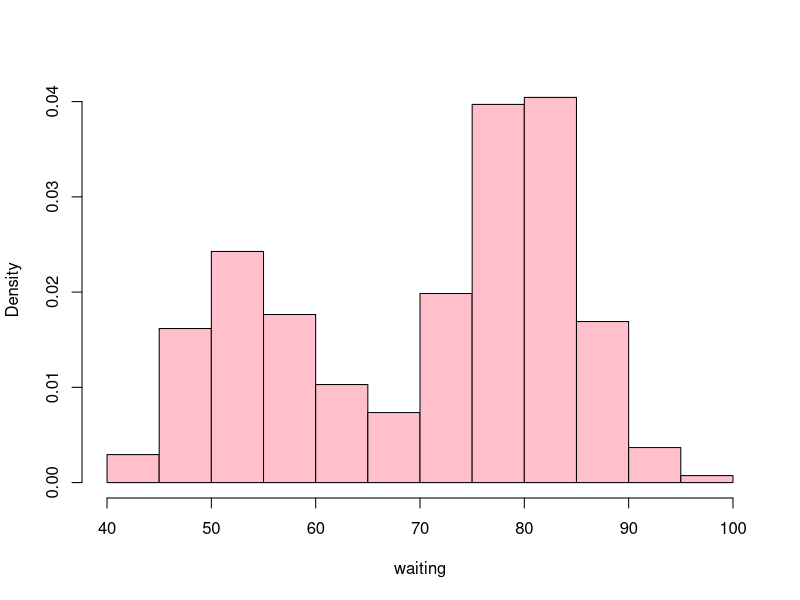
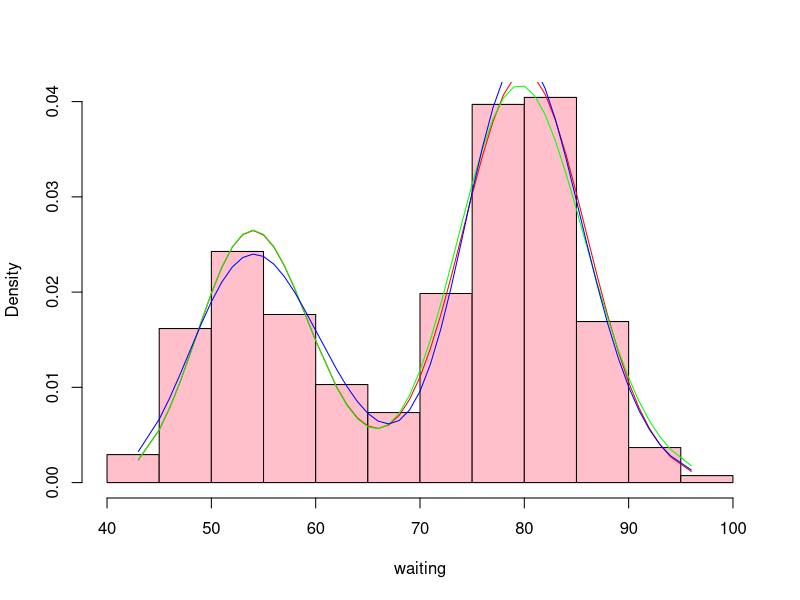

These charts were generated, in order, by the following R code:
## ---- chunk 1
attach(faithful)
hist(faithful$waiting,xlab = 'waiting',probability = T,col='pink',main='')
## ---- chunk 2
library(tidyverse)
library(scales)
x <- sort(waiting)
## ---- chunk 3
##model1
p = length(x[x<65])/length(x)
m1 = mean(x[x<65])
var1 = var(x[x<65])
m2 = mean(x[x>=65])
sd2 = sd(x[x>=65])
theta_initial = c(p, m1^2/var1, var1/m1, m2, sd2)
negativeLogLikelihood <- function(theta, x){
  p = theta[1]
  alpha1 = theta[2]
  sigma1 = theta[3]
  meu = theta[4]
  sigma2 = theta[5]
  l = sum(log(p*dgamma(x, shape = alpha1, scale = sigma1) + (1-p)*dnorm(x, mean = meu, sd = sigma2)))
  return(-l)
}
fit = optim(theta_initial, negativeLogLikelihood, x=x, lower = c(0,0,0,-Inf, 0), upper = c(1, Inf, Inf, Inf, Inf), method = "L-BFGS-B")
theta_hat1 = fit$par
theta_hat1

p = theta_hat1[1]
alpha1 = theta_hat1[2]
sigma1 = theta_hat1[3]
meu = theta_hat1[4]
sigma2 = theta_hat1[5]

model1 = p*dgamma(x, shape = alpha1, scale = sigma1) + (1-p)*dnorm(x, mean = meu, sd = sigma2)
aic1 = 2*5 + negativeLogLikelihood(theta_hat1, x)
sprintf("AIC for model 1: %f",aic1)
## ---- chunk 4
##model 2
p = length(x[x<65])/length(x)
m1 = mean(x[x<65])
var1 = var(x[x<65])
m2 = mean(x[x>=65])
var2 = var(x[x>=65])
theta_initial = c(p, m1^2/var1, var1/m1, m2^2/var2, var2/m2)
negativeLogLikelihood2 <- function(theta, x){
  p = theta[1]
  alpha1 = theta[2]
  sigma1 = theta[3]
  alpha2 = theta[4]
  sigma2 = theta[5]
  l = sum(log(p*dgamma(x, shape = alpha1, scale = sigma1) + (1-p)*dgamma(x, shape = alpha2, scale = sigma2)))
  return(-l)
}
fit = optim(theta_initial, negativeLogLikelihood2, x=x, lower = c(0,0,0,0,0), upper = c(1, Inf, Inf, Inf, Inf), method = "L-BFGS-B")
theta_hat2 = fit$par
theta_hat2

p = theta_hat2[1]
alpha1 = theta_hat2[2]
sigma1 = theta_hat2[3]
alpha2 = theta_hat2[4]
sigma2 = theta_hat2[5]

model2 = p*dgamma(x, shape = alpha1, scale = sigma1) + (1-p)*dgamma(x, shape = alpha2, scale = sigma2)
aic2 = 2*5 + negativeLogLikelihood2(theta_hat2, x)
sprintf("AIC for model 2: %f",aic2)
## ---- chunk 5
p = length(x[x<65])/length(x)
m1 <- mean(x[x<65])
v1 <- var(x[x<65])
sigma1 <- log((v1/m1^2) + 1)
meu1 <- log(m1) - sigma1/2
m2 <- mean(x[x>=65])
v2 <- var(x[x>=65])
sigma2 <- log((v2/m2^2) + 1)
meu2 <- log(m2) - sigma2/2
theta_initial = c(p, meu1, sqrt(sigma1), meu2, sqrt(sigma2))
negativeLogLikelihood3 <- function(theta, x){
  p = theta[1]
  meu1 = theta[2]
  sigma1 = theta[3]
  meu2 = theta[4]
  sigma2 = theta[5]
  l = sum(log(p*dlnorm(x, meanlog = meu1, sdlog = sigma1) + (1-p)*dlnorm(x, meanlog = meu2, sdlog = sigma2)))
  return(-l)
}
fit = optim(theta_initial, negativeLogLikelihood3, x=x, lower = c(0,-Inf,0,-Inf,0), upper = c(1, Inf, Inf, Inf, Inf), method = "L-BFGS-B")
theta_hat3 = fit$par
theta_hat3

p = theta_hat3[1]
meu1 = theta_hat3[2]
sigma1 = theta_hat3[3]
meu2 = theta_hat3[4]
sigma2 = theta_hat3[5]

model3 = p*dlnorm(x, meanlog = meu1, sdlog = sigma1) + (1-p)*dlnorm(x, meanlog = meu2, sdlog = sigma2)
aic3 = 2*5 + negativeLogLikelihood3(theta_hat3, x)
sprintf("AIC for model 3: %f",aic3)
## ---- chunk 6
hist(faithful$waiting,xlab = 'waiting',probability = T,col='pink',main='')
lines(x, model1, col = 'red')
lines(x, model2, col = 'green')
lines(x, model3, col = 'blue')
print("The AIC of all the three models")
result <- data.frame(models = c("Gamma + Normal", "Gamma + Gamma", "Lognormal + Lognormal"), AIC = c(aic1, aic2, aic3))
result
## ---- chunk 7
prob = p*plnorm(70, meanlog = meu1, sdlog = sigma1) + (1-p)*plnorm(70, meanlog = meu2, sdlog = sigma2)-p*plnorm(60, meanlog = meu1, sdlog = sigma1) - (1-p)*plnorm(60, meanlog = meu2, sdlog = sigma2)
sprintf("Hence based on the best fit model P(60 < waiting < 70) = %f",prob)
